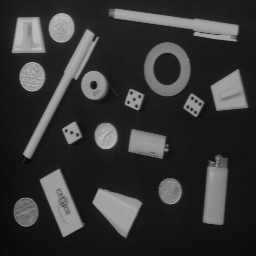
#> input picture OBJECTS.png, 256 x 256 px
$ python punto1.py
#> lines starting #> are read from the running program, lines starting #| are printed output that depends on the picture; after the words box and inside, x2 and y2 are one past the last pixel; in counts of white or black regions, pixels touching at a corner belong together
from skimage import io, color, filters, morphology, measure, util
import numpy as np
import matplotlib.pyplot as plt

# Load the image
image_path = './OBJECTS.png'
image = io.imread(image_path)
#> image is the input picture: shape (256, 256, 3); min 7, max 188, mean 53.3

# Convert the image to grayscale
gray_image = color.rgb2gray(image)

# Apply a threshold to segment the image
threshold_value = filters.threshold_otsu(gray_image)
#> threshold_value = 0.328
binary_image = gray_image > threshold_value
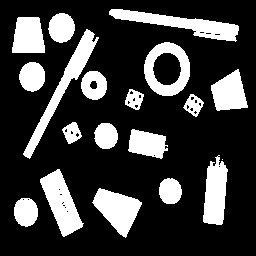
#> binary_image: shape (256, 256) bool; 23.5% white; 19 white regions (1 under 20 px), largest, box (x1, y1, x2, y2) and area: (109, 9, 239, 42) 1598, (23, 29, 99, 159) 1566, (40, 169, 84, 237) 1449

# Remove small objects using morphological operations (assuming the pens are large objects)
cleaned_image = morphology.remove_small_objects(binary_image, min_size=1000)
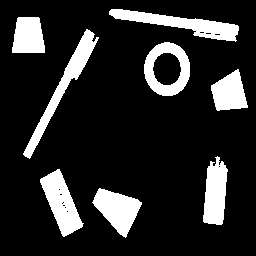
#> cleaned_image: shape (256, 256) bool; 16% white; 8 white regions

# Label connected components
labeled_image = measure.label(cleaned_image)
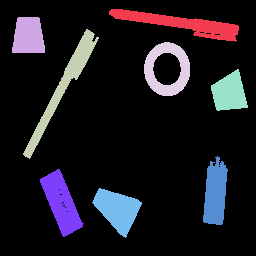
#> labeled_image: shape (256, 256) int32; 9 distinct labels, from 0 to 8; one colour per label, 0 black

# Extract the two largest objects (the pens)
regions = measure.regionprops(labeled_image)
#> regions = 8 regions; box (x1, y1, x2, y2) and area: (109, 9, 239, 42) 1598, (23, 29, 99, 159) 1566, (40, 169, 84, 237) 1449, (92, 188, 142, 238) 1345, (144, 42, 190, 96) 1259, (203, 156, 228, 225) 1247, (211, 69, 248, 111) 1038, (12, 17, 45, 53) 1011
regions_sorted = sorted(regions, key=lambda x: x.area, reverse=True)
#> regions_sorted has the same summary as regions
pens_labels = [regions_sorted[0].label, regions_sorted[1].label]
#> pens_labels = [1, 3]

# Create a mask for the two largest objects
pens_colored_mask = np.isin(labeled_image, pens_labels)
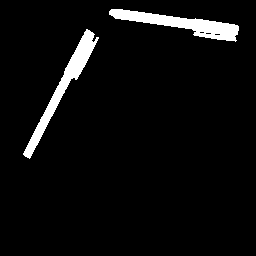
#> pens_colored_mask: shape (256, 256) bool; 4.8% white; 2 white regions, box (x1, y1, x2, y2) and area: (109, 9, 239, 42) 1598, (23, 29, 99, 159) 1566

# Create a black background image of the same size
final_colored_image = np.zeros_like(image)

# Apply the mask to the original image to keep the pens in their original color
final_colored_image[pens_colored_mask] = image[pens_colored_mask]
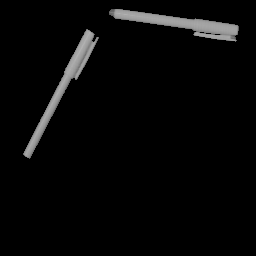
#> final_colored_image: shape (256, 256, 3); min 0, max 179, mean 7.2

# Show the result
plt.imshow(final_colored_image)
plt.axis('off')
plt.show()

$ run again, with cat.jpg saved as OBJECTS.png
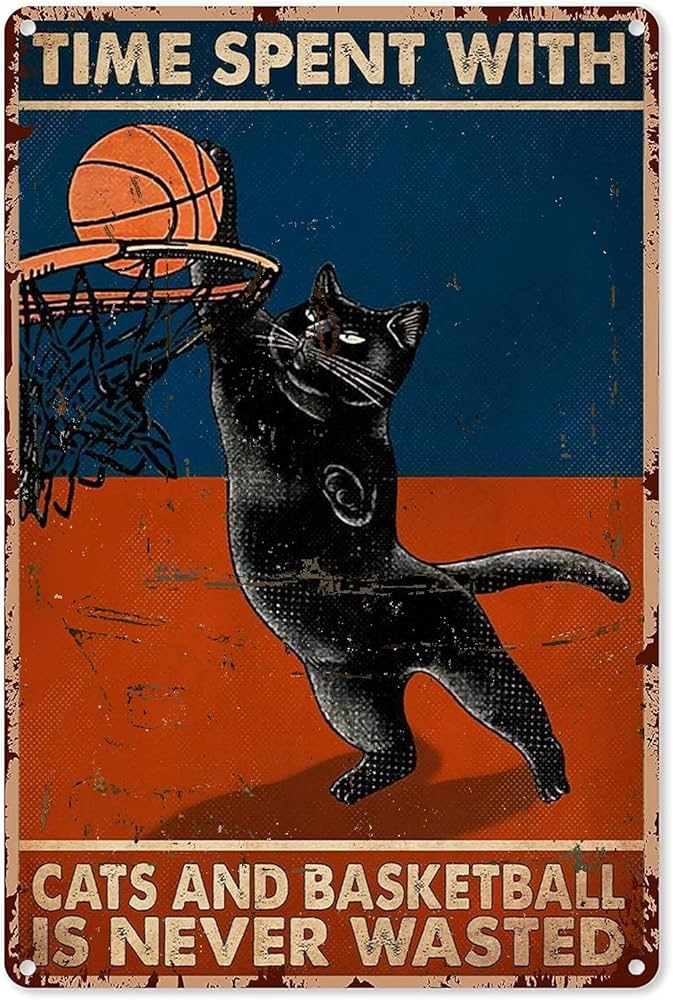
#> input picture cat.jpg, 673 x 1000 px
#> image is the input picture: shape (1000, 673, 3); mean R, G, B 102.2, 72, 60.8
#> threshold_value = 0.455
#> binary_image: shape (1000, 673) bool; 21.7% white; 1646 white regions (1492 under 20 px), largest, box (x1, y1, x2, y2) and area: (0, 0, 673, 1000) 75589, (69, 164, 170, 222) 3759, (80, 127, 190, 200) 2505
#> cleaned_image: shape (1000, 673) bool; 17.4% white; 29 white regions
#> `labeled_image = measure.label(cleaned_image)`:
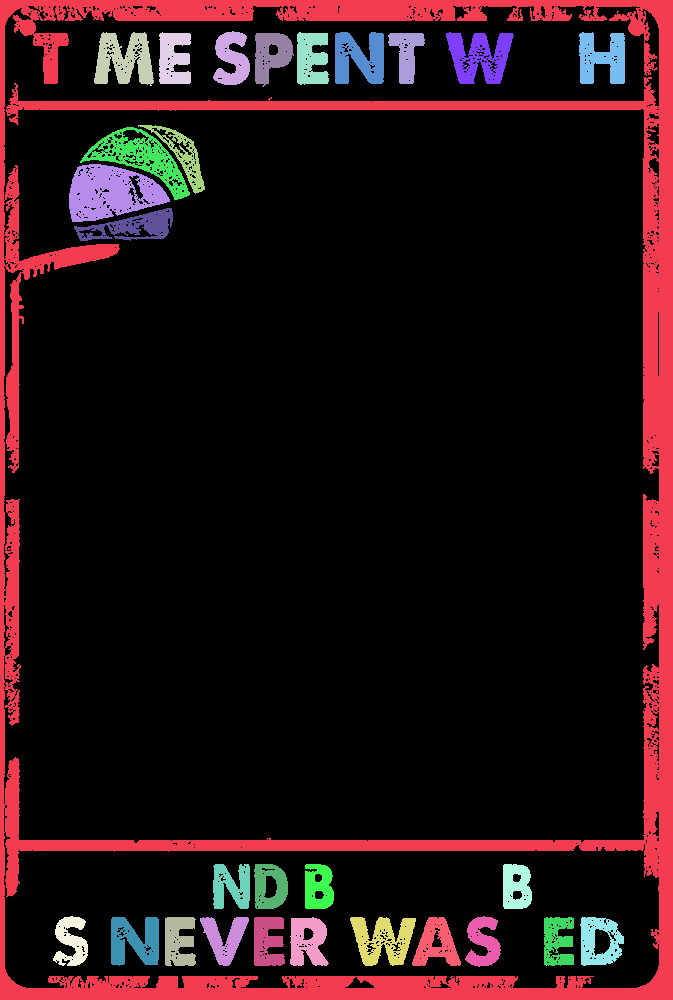
#> labeled_image: shape (1000, 673) int32; 30 distinct labels, from 0 to 29; one colour per label, 0 black
#> regions = 29 regions; largest, box (x1, y1, x2, y2) and area: (0, 0, 673, 1000) 75530, (69, 164, 170, 222) 3754, (80, 127, 190, 200) 2491, (446, 32, 514, 84) 2096, (94, 32, 154, 86) 2065
#> regions_sorted has the same summary as regions
#> pens_labels = [1, 13]
#> pens_colored_mask: shape (1000, 673) bool; 11.8% white; 2 white regions, box (x1, y1, x2, y2) and area: (0, 0, 673, 1000) 75530, (69, 164, 170, 222) 3754
#> `final_colored_image[pens_colored_mask] = image[pens_colored_mask]`:
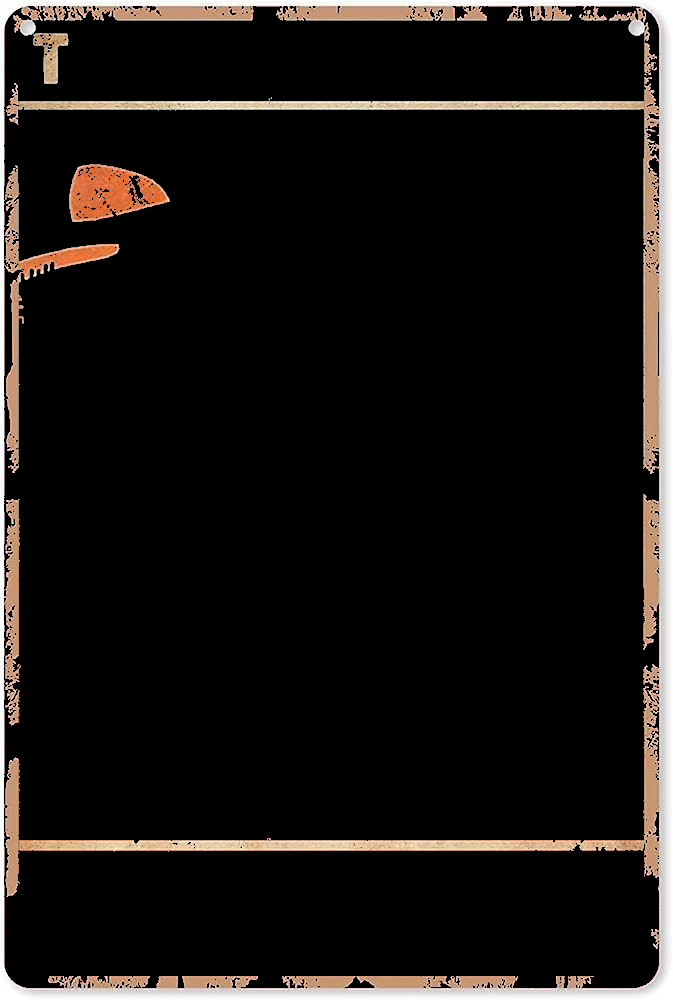
#> final_colored_image: shape (1000, 673, 3); mean R, G, B 25.5, 22.2, 19.9
